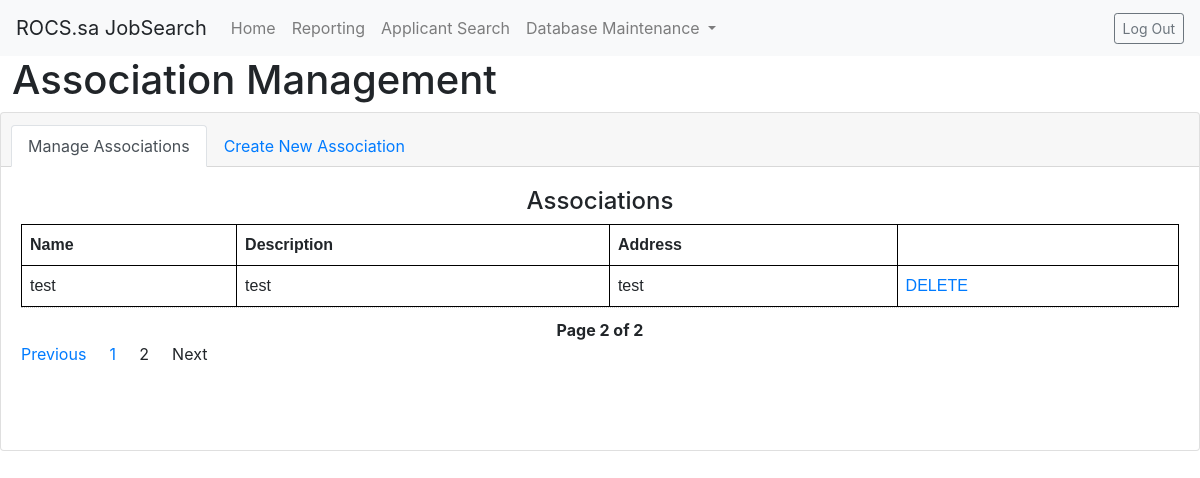
/associationManagement.php?page_no=2, run on an earlier commit of the app's database.
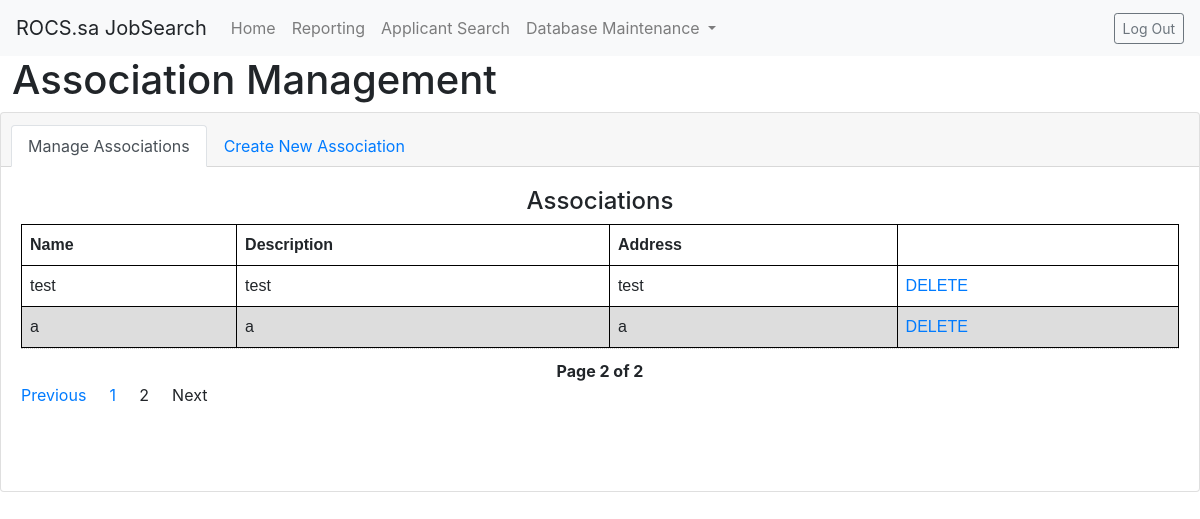
And on a later commit of the database.
### tables this page shows
CREATE TABLE `Association` (
  `association_id` int(11) NOT NULL,
  `name` text NOT NULL,
  `description` text NOT NULL,
  `address` text NOT NULL
);

### associationManagement.php (the view, shortened to what the changed rows need)
<!DOCTYPE html>
<html lang="en" dir="ltr">
    <head>
        <link rel="stylesheet" href="https://maxcdn.bootstrapcdn.com/bootstrap/4.0.0/css/bootstrap.min.css">
    </head>
    <body>
        <h1 style="margin-left:1%">Association Management</h1>
		<div class="card text-center">
			<div class="card-body">
                <table>
                    <thead>
                        <tr>
                            <th>Name</th>
                            <th>Description</th>
                            <th>Address</th>
                            <th></th>
                        </tr>
                    </thead>
                    <tbody>
                        <?php
                            require_once 'connect.php';
                            if (isset($_GET['page_no']) && $_GET['page_no']!="") {
                                $page_no = $_GET['page_no'];
                            } else {
                                $page_no = 1;
                            }
                            $total_records_per_page = 10;
                            $offset = ($page_no-1) * $total_records_per_page;
                            $result_count = mysqli_query($link,"SELECT COUNT(*) As total_records FROM `Association`");
                            $total_records = mysqli_fetch_array($result_count);
                            $total_records = $total_records['total_records'];
                            $total_no_of_pages = ceil($total_records / $total_records_per_page);
                            $result = mysqli_query($link,"SELECT * FROM `Association` LIMIT $offset, $total_records_per_page");
                            while($row = mysqli_fetch_array($result)){
                                echo "<tr>
                                        <td>".$row['name']."</td>
                                        <td>".$row['description']."</td>
                                        <td>".$row['address']."</td>
                                        <td><a href='/deleteAssociation.php?id=".$row['association_id'] . "'>" . "DELETE</a></td>
                                      </tr>";
                            }
                            ?>
                    </tbody>
                </table>
                <ul class="pagination" align="center">
                    <?php
                    if ($total_no_of_pages <= 10){
                        for ($counter = 1; $counter <= $total_no_of_pages; $counter++){
                            if ($counter == $page_no) {
                           echo "<li style='padding-left:1%;padding-right:1%' class='active'><a>$counter</a></li>";
                                }else{
                           echo "<li style='padding-left:1%;padding-right:1%'><a href='?page_no=$counter'>$counter</a></li>";
                                }
                        }
                    }
                    ?>
                </ul>
                <br /><br />
            </div>
		</div>
	</body>
</html>

What changed in the data, as far as the page shows it:
added association: name "a", description "a", address "a"
